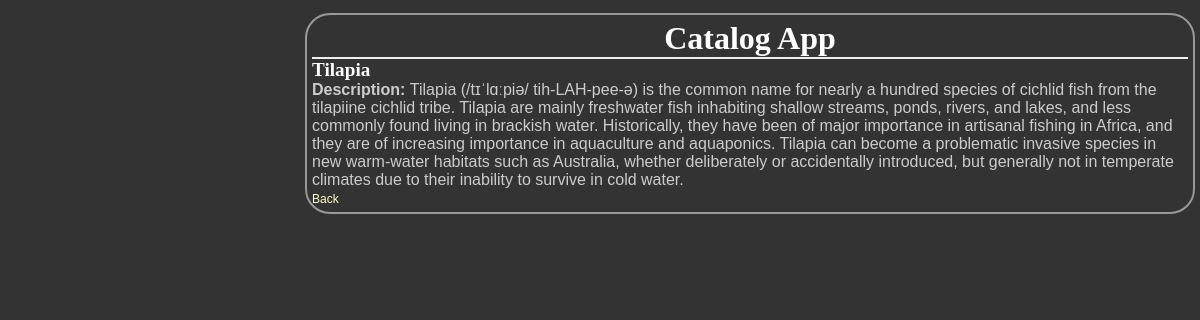
The app's page /1/3/ with its own data.
### project4/database_setup.py (models this page shows, shortened)
class Item(Base):
    __tablename__ = 'item'
    name = Column(String(80), nullable=False)
    id = Column(Integer, primary_key=True)
    description = Column(String(65536))
    category_id = Column(Integer, ForeignKey('category.id'))
    category = relationship(Category)

### project4/project4.py (the view)
@app.route('/<int:category_id>/<int:item_id>/')
def showItem(category_id, item_id):
    DBSession = sessionmaker(bind=engine)
    session = DBSession()
    item = session.query(Item).filter_by(
        category_id=category_id, id=item_id).one()
    return render_template('item.html', category_id=category_id, item_id=item_id, item=item)

### project4/templates/item.html (shortened to what this page needs)
<!DOCTYPE html>
<html>
<head>
    <link rel=stylesheet type=text/css href="{{url_for('static', filename='styles.css')}}">
</head>
<body>
    <div class="pane">
        <header>
            <h1>Catalog App</h1>
        </header>
        <main>
            <h2>{{item.name}}</h2>
            <div class="description"><Strong>Description: </Strong>
                {% if not item.description %}
                No description
                {% else %}
                {{item.description}}
                {% endif %}
            </div>
            <a href="{{url_for('showItems', category_id = category_id)}}">Back</a>
        </main>
</body>
</html>

### project4/static/styles.css (style rules this page uses)
body { font-family: sans-serif; background-color: #333333 }
h1, h2, h3, h4 { color: #ffffff; }
h1, h2 { font-family: 'georgia', serif; margin: 0; }
h1 { border-bottom: 2px solid #eee; }
h2 { font-size: 1.2em; }
a { text-decoration: none; color: #ffffcc; font-size: .75em; }
.pane { min-width: 50%; position: absolute; left: 25%; border: 2px solid; border-radius: 25px; padding: 5px; margin: 5px; border-color: #999999; background-color: #333333 }
header { left: 50%; text-align: center; }
.description { color: #cccccc; margin:0; }

### records on screen
Item: name "Tilapia", description "Tilapia (/tɪˈlɑːpiə/ tih-LAH-pee-ə) is the common name for nearly a hundred species of cichlid fish from the tilapiine cichlid tribe. Tilapia are mainly freshwater fish inhabiting shallow streams, ponds, rivers, and lakes, and less commonly found living in brackish water. Historically, they have been of major importance in artisanal fishing in Africa, and they are of increasing importance in aquaculture and aquaponics. Tilapia can become a problematic invasive species in new warm-water habitats such as Australia, whether deliberately or accidentally introduced, but generally not in temperate climates due to their inability to survive in cold water."
